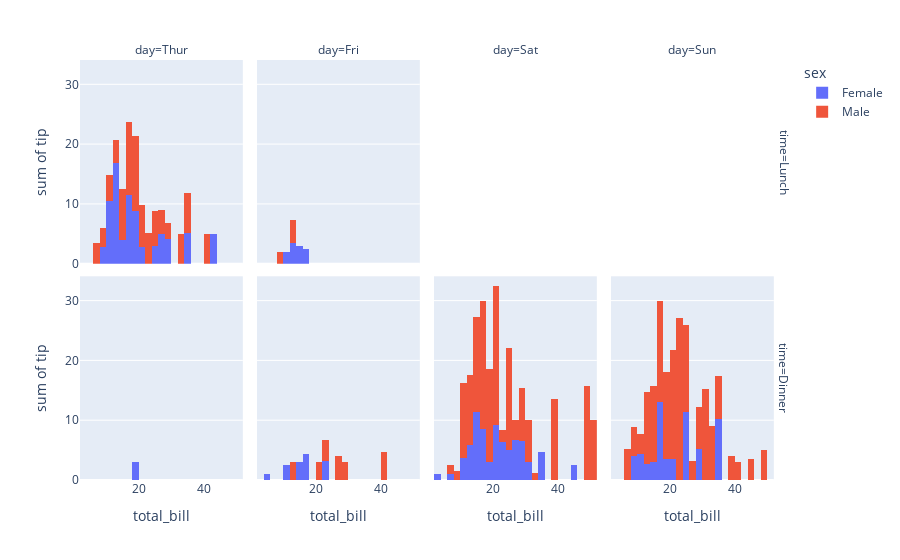

The code cell stored with this chart in its notebook:
### Code cell
# Step 3: Create a histogram with facet_row and facet_col
histogram_with_facets = px.histogram(df_tips, x="total_bill", y="tip", color="sex", facet_row="time", facet_col="day",
                                    category_orders={"day": ["Thur", "Fri", "Sat", "Sun"], "time": ["Lunch", "Dinner"]})
histogram_with_facets.show()

### Figure 1 — Plotly figure (JSON) as saved in the notebook; plotly's stock layout.template omitted (floating-point values rounded to 4 significant figures)
{"data": [{"alignmentgroup": "True", "bingroup": "x", "histfunc": "sum", "hovertemplate": "sex=Female<br>time=Lunch<br>day=Thur<br>total_bill=%{x}<br>sum of tip=%{y}<extra></extra>", "legendgroup": "Female", "marker": {"color": "#636efa", "pattern": {"shape": ""}}, "name": "Female", "offsetgroup": "Female", "orientation": "v", "showlegend": true, "type": "histogram", "x": [10.07, 34.83, 10.65, 12.43, 24.08, 13.42, 12.48, 29.8, 14.52, 11.38, 20.27, 11.17, 12.26, 18.26, 8.51, 10.33, 14.15, 13.16, 17.47, 27.05, 16.43, 8.35, 18.64, 11.87, 19.81, 43.11, 13, 12.74, 13, 16.4, 16.47], "xaxis": "x5", "y": [1.83, 5.17, 1.5, 1.8, 2.92, 1.68, 2.52, 4.2, 2, 2, 2.83, 1.5, 2, 3.25, 1.25, 2, 2, 2.75, 3.5, 5, 2.3, 1.5, 1.36, 1.63, 4.19, 5, 2, 2.01, 2, 2.5, 3.23], "yaxis": "y5"}, {"alignmentgroup": "True", "bingroup": "x", "histfunc": "sum", "hovertemplate": "sex=Female<br>time=Lunch<br>day=Fri<br>total_bill=%{x}<br>sum of tip=%{y}<extra></extra>", "legendgroup": "Female", "marker": {"color": "#636efa", "pattern": {"shape": ""}}, "name": "Female", "offsetgroup": "Female", "orientation": "v", "showlegend": false, "type": "histogram", "x": [13.42, 15.98, 16.27, 10.09], "xaxis": "x6", "y": [3.48, 3, 2.5, 2], "yaxis": "y6"}, {"alignmentgroup": "True", "bingroup": "x", "histfunc": "sum", "hovertemplate": "sex=Female<br>time=Dinner<br>day=Thur<br>total_bill=%{x}<br>sum of tip=%{y}<extra></extra>", "legendgroup": "Female", "marker": {"color": "#636efa", "pattern": {"shape": ""}}, "name": "Female", "offsetgroup": "Female", "orientation": "v", "showlegend": false, "type": "histogram", "x": [18.78], "xaxis": "x", "y": [3], "yaxis": "y"}, {"alignmentgroup": "True", "bingroup": "x", "histfunc": "sum", "hovertemplate": "sex=Female<br>time=Dinner<br>day=Fri<br>total_bill=%{x}<br>sum of tip=%{y}<extra></extra>", "legendgroup": "Female", "marker": {"color": "#636efa", "pattern": {"shape": ""}}, "name": "Female", "offsetgroup": "Female", "orientation": "v", "showlegend": false, "type": "histogram", "x": [5.75, 16.32, 22.75, 11.35, 15.38], "xaxis": "x2", "y": [1, 4.3, 3.25, 2.5, 3], "yaxis": "y2"}, {"alignmentgroup": "True", "bingroup": "x", "histfunc": "sum", "hovertemplate": "sex=Female<br>time=Dinner<br>day=Sat<br>total_bill=%{x}<br>sum of tip=%{y}<extra></extra>", "legendgroup": "Female", "marker": {"color": "#636efa", "pattern": {"shape": ""}}, "name": "Female", "offsetgroup": "Female", "orientation": "v", "showlegend": false, "type": "histogram", "x": [20.29, 15.77, 19.65, 15.06, 20.69, 16.93, 26.41, 16.45, 3.07, 17.07, 26.86, 25.28, 14.73, 44.3, 22.42, 20.92, 14.31, 7.25, 10.59, 10.63, 12.76, 13.27, 28.17, 12.9, 30.14, 22.12, 35.83, 27.18], "xaxis": "x3", "y": [2.75, 2.23, 3, 3, 2.45, 3.07, 1.5, 2.47, 1, 3, 3.14, 5, 2.2, 2.5, 3.48, 4.08, 4, 1, 1.61, 2, 2.23, 2.5, 6.5, 1.1, 3.09, 2.88, 4.67, 2], "yaxis": "y3"}, {"alignmentgroup": "True", "bingroup": "x", "histfunc": "sum", "hovertemplate": "sex=Female<br>time=Dinner<br>day=Sun<br>total_bill=%{x}<br>sum of tip=%{y}<extra></extra>", "legendgroup": "Female", "marker": {"color": "#636efa", "pattern": {"shape": ""}}, "name": "Female", "offsetgroup": "Female", "orientation": "v", "showlegend": false, "type": "histogram", "x": [16.99, 24.59, 35.26, 14.83, 10.33, 16.97, 10.29, 34.81, 25.71, 17.31, 29.85, 25, 13.39, 16.21, 17.51, 9.6, 20.9, 18.15], "xaxis": "x4", "y": [1.01, 3.61, 5, 3.02, 1.67, 3.5, 2.6, 5.2, 4, 3.5, 5.14, 3.75, 2.61, 2, 3, 4, 3.5, 3.5], "yaxis": "y4"}, {"alignmentgroup": "True", "bingroup": "x", "histfunc": "sum", "hovertemplate": "sex=Male<br>time=Lunch<br>day=Thur<br>total_bill=%{x}<br>sum of tip=%{y}<extra></extra>", "legendgroup": "Male", "marker": {"color": "#EF553B", "pattern": {"shape": ""}}, "name": "Male", "offsetgroup": "Male", "orientation": "v", "showlegend": true, "type": "histogram", "x": [27.2, 22.76, 17.29, 19.44, 16.66, 32.68, 15.98, 13.03, 18.28, 24.71, 21.16, 11.69, 14.26, 15.95, 8.52, 22.82, 19.08, 16, 34.3, 41.19, 9.78, 7.51, 28.44, 15.48, 16.58, 7.56, 10.34, 13.51, 18.71, 20.53], "xaxis": "x5", "y": [4, 3, 2.71, 3, 3.4, 5, 2.03, 2, 4, 5.85, 3, 2.31, 2.5, 2, 1.48, 2.18, 1.5, 2, 6.7, 5, 1.73, 2, 2.56, 2.02, 4, 1.44, 2, 2, 4, 4], "yaxis": "y5"}, {"alignmentgroup": "True", "bingroup": "x", "histfunc": "sum", "hovertemplate": "sex=Male<br>time=Lunch<br>day=Fri<br>total_bill=%{x}<br>sum of tip=%{y}<extra></extra>", "legendgroup": "Male", "marker": {"color": "#EF553B", "pattern": {"shape": ""}}, "name": "Male", "offsetgroup": "Male", "orientation": "v", "showlegend": false, "type": "histogram", "x": [12.16, 8.58, 13.42], "xaxis": "x6", "y": [2.2, 1.92, 1.58], "yaxis": "y6"}, {"alignmentgroup": "True", "bingroup": "x", "histfunc": "sum", "hovertemplate": "sex=Male<br>time=Dinner<br>day=Fri<br>total_bill=%{x}<br>sum of tip=%{y}<extra></extra>", "legendgroup": "Male", "marker": {"color": "#EF553B", "pattern": {"shape": ""}}, "name": "Male", "offsetgroup": "Male", "orientation": "v", "showlegend": false, "type": "histogram", "x": [28.97, 22.49, 40.17, 27.28, 12.03, 21.01, 12.46], "xaxis": "x2", "y": [3, 3.5, 4.73, 4, 1.5, 3, 1.5], "yaxis": "y2"}, {"alignmentgroup": "True", "bingroup": "x", "histfunc": "sum", "hovertemplate": "sex=Male<br>time=Dinner<br>day=Sat<br>total_bill=%{x}<br>sum of tip=%{y}<extra></extra>", "legendgroup": "Male", "marker": {"color": "#EF553B", "pattern": {"shape": ""}}, "name": "Male", "offsetgroup": "Male", "orientation": "v", "showlegend": false, "type": "histogram", "x": [20.65, 17.92, 39.42, 19.82, 17.81, 13.37, 12.69, 21.7, 9.55, 18.35, 17.78, 24.06, 16.31, 18.69, 31.27, 16.04, 38.01, 11.24, 48.27, 20.29, 13.81, 11.02, 18.29, 17.59, 20.08, 20.23, 15.01, 12.02, 10.51, 17.92, 15.36, 20.49, 25.21, 18.24, 14, 50.81, 15.81, 26.59, 38.73, 24.27, 30.06, 25.89, 48.33, 28.15, 11.59, 7.74, 20.45, 13.28, 24.01, 15.69, 11.61, 10.77, 15.53, 10.07, 12.6, 32.83, 29.03, 22.67, 17.82], "xaxis": "x3", "y": [3.35, 4.08, 7.58, 3.18, 2.34, 2, 2, 4.3, 1.45, 2.5, 3.27, 3.6, 2, 2.31, 5, 2.24, 3, 1.76, 6.73, 3.21, 2, 1.98, 3.76, 2.64, 3.15, 2.01, 2.09, 1.97, 1.25, 3.08, 1.64, 4.06, 4.29, 3.76, 3, 10, 3.16, 3.41, 3, 2.03, 2, 5.16, 9, 3, 1.5, 1.44, 3, 2.72, 2, 3, 3.39, 1.47, 3, 1.25, 1, 1.17, 5.92, 2, 1.75], "yaxis": "y3"}, {"alignmentgroup": "True", "bingroup": "x", "histfunc": "sum", "hovertemplate": "sex=Male<br>time=Dinner<br>day=Sun<br>total_bill=%{x}<br>sum of tip=%{y}<extra></extra>", "legendgroup": "Male", "marker": {"color": "#EF553B", "pattern": {"shape": ""}}, "name": "Male", "offsetgroup": "Male", "orientation": "v", "showlegend": false, "type": "histogram", "x": [10.34, 21.01, 23.68, 25.29, 8.77, 26.88, 15.04, 14.78, 10.27, 15.42, 18.43, 21.58, 16.29, 17.46, 13.94, 9.68, 30.4, 18.29, 22.23, 32.4, 28.55, 18.04, 12.54, 9.94, 25.56, 19.49, 38.07, 23.95, 29.93, 14.07, 13.13, 17.26, 24.55, 19.77, 48.17, 16.49, 21.5, 12.66, 13.81, 24.52, 20.76, 31.71, 7.25, 31.85, 16.82, 32.9, 17.89, 14.48, 34.63, 34.65, 23.33, 45.35, 23.17, 40.55, 20.69, 30.46, 23.1, 15.69], "xaxis": "x4", "y": [1.66, 3.5, 3.31, 4.71, 2, 3.12, 1.96, 3.23, 1.71, 1.57, 3, 3.92, 3.71, 2.54, 3.06, 1.32, 5.6, 3, 5, 6, 2.05, 3, 2.5, 1.56, 4.34, 3.51, 4, 2.55, 5.07, 2.5, 2, 2.74, 2, 2, 5, 2, 3.5, 2.5, 2, 3.48, 2.24, 4.5, 5.15, 3.18, 4, 3.11, 2, 2, 3.55, 3.68, 5.65, 3.5, 6.5, 3, 5, 2, 4, 1.5], "yaxis": "y4"}], "layout": {"annotations": [{"font": {}, "showarrow": false, "text": "day=Thur", "x": 0.115, "xanchor": "center", "xref": "paper", "y": 1, "yanchor": "bottom", "yref": "paper"}, {"font": {}, "showarrow": false, "text": "day=Fri", "x": 0.365, "xanchor": "center", "xref": "paper", "y": 1, "yanchor": "bottom", "yref": "paper"}, {"font": {}, "showarrow": false, "text": "day=Sat", "x": 0.615, "xanchor": "center", "xref": "paper", "y": 1, "yanchor": "bottom", "yref": "paper"}, {"font": {}, "showarrow": false, "text": "day=Sun", "x": 0.865, "xanchor": "center", "xref": "paper", "y": 1, "yanchor": "bottom", "yref": "paper"}, {"font": {}, "showarrow": false, "text": "time=Dinner", "textangle": 90, "x": 0.98, "xanchor": "left", "xref": "paper", "y": 0.2425, "yanchor": "middle", "yref": "paper"}, {"font": {}, "showarrow": false, "text": "time=Lunch", "textangle": 90, "x": 0.98, "xanchor": "left", "xref": "paper", "y": 0.7575, "yanchor": "middle", "yref": "paper"}], "barmode": "relative", "legend": {"title": {"text": "sex"}, "tracegroupgap": 0}, "margin": {"t": 60}, "xaxis": {"anchor": "y", "domain": [0, 0.23], "title": {"text": "total_bill"}}, "xaxis2": {"anchor": "y2", "domain": [0.25, 0.48], "matches": "x", "title": {"text": "total_bill"}}, "xaxis3": {"anchor": "y3", "domain": [0.5, 0.73], "matches": "x", "title": {"text": "total_bill"}}, "xaxis4": {"anchor": "y4", "domain": [0.75, 0.98], "matches": "x", "title": {"text": "total_bill"}}, "xaxis5": {"anchor": "y5", "domain": [0, 0.23], "matches": "x", "showticklabels": false}, "xaxis6": {"anchor": "y6", "domain": [0.25, 0.48], "matches": "x", "showticklabels": false}, "xaxis7": {"anchor": "y7", "domain": [0.5, 0.73], "matches": "x", "showticklabels": false}, "xaxis8": {"anchor": "y8", "domain": [0.75, 0.98], "matches": "x", "showticklabels": false}, "yaxis": {"anchor": "x", "domain": [0, 0.485], "title": {"text": "sum of tip"}}, "yaxis2": {"anchor": "x2", "domain": [0, 0.485], "matches": "y", "showticklabels": false}, "yaxis3": {"anchor": "x3", "domain": [0, 0.485], "matches": "y", "showticklabels": false}, "yaxis4": {"anchor": "x4", "domain": [0, 0.485], "matches": "y", "showticklabels": false}, "yaxis5": {"anchor": "x5", "domain": [0.515, 1], "matches": "y", "title": {"text": "sum of tip"}}, "yaxis6": {"anchor": "x6", "domain": [0.515, 1], "matches": "y", "showticklabels": false}, "yaxis7": {"anchor": "x7", "domain": [0.515, 1], "matches": "y", "showticklabels": false}, "yaxis8": {"anchor": "x8", "domain": [0.515, 1], "matches": "y", "showticklabels": false}}}
